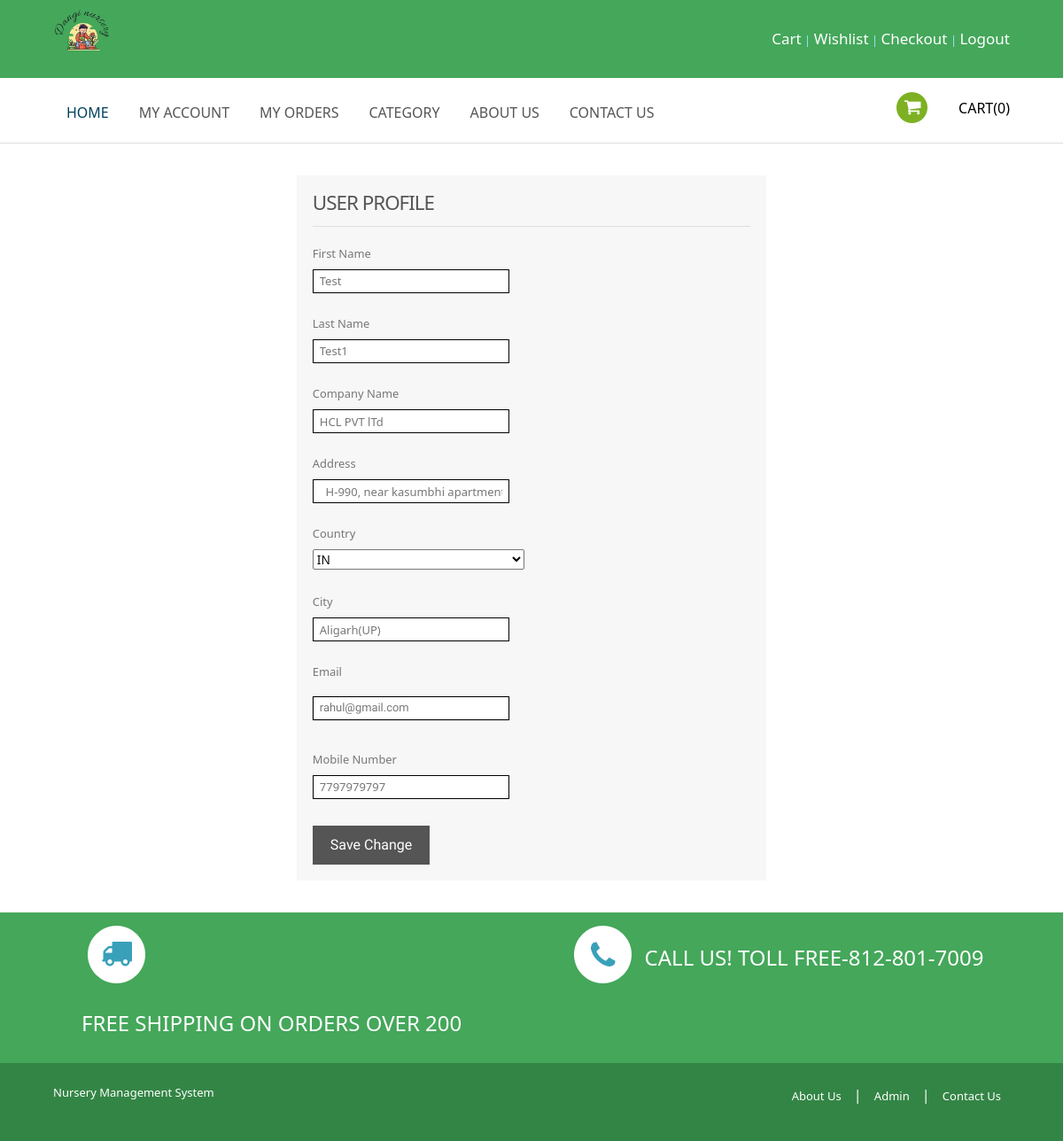
/nms/profile.php (signed in), run on the app's committed database.
### tables this page shows
CREATE TABLE `users` (
  `id` int(11) NOT NULL,
  `FirstName` varchar(255) DEFAULT NULL,
  `LastName` varchar(255) DEFAULT NULL,
  `CompanyName` varchar(250) DEFAULT NULL,
  `Address` mediumtext DEFAULT NULL,
  `Country` varchar(250) DEFAULT NULL,
  `City` varchar(250) DEFAULT NULL,
  `Email` varchar(255) DEFAULT NULL,
  `MobileNumber` bigint(11) DEFAULT NULL,
  `Password` varchar(255) DEFAULT NULL,
  `regDate` timestamp NOT NULL DEFAULT current_timestamp()
);

### nms/profile.php (the view, shortened to what this page needs)
<?php
include_once('includes/config.php');
if (strlen($_SESSION['nmsuid']==0)) {
  header('location:logout.php');
  } else{
    ?>
<!DOCTYPE HTML>
<html>
<head>
    <link href="css/style.css" rel="stylesheet" type="text/css" media="all" />
    <link href="css/megamenu.css" rel="stylesheet" type="text/css" media="all" />
</head>
<body>
    <?php include_once('includes/header.php');?>
    <div class="login">
        <div class="wrapL">
            <div class="col_1_of_login span_1_of_login">
                <div class="login-title">
                    <h4 class="title">User Profile</h4>
                    <div id="loginbox" class="loginbox">
                        <form action="" method="post" name="login" id="login-form">
                            <?php
$uid=$_SESSION['nmsuid'];
$ret=mysqli_query($con,"select * from users where id='$uid'");
while ($row=mysqli_fetch_array($ret)) {
?>
                            <form>
                                <fieldset class="input">
                                    <p id="login-form-username">
                                        <label for="modlgn_username">First Name</label><br>
                                        <input type="text" name="firstname" required="true" class="inputbox"
                                            value="<?php  echo $row['FirstName'];?>">
                                    </p>
                                    <p id="login-form-username">
                                        <label for="modlgn_username">Last Name</label><br>
                                        <input type="text" name="lastname" required="true" class="inputbox"
                                            value="<?php  echo $row['LastName'];?>">
                                    </p>
                                    <p id="login-form-username">
                                        <label for="modlgn_username">Company Name</label><br>
                                        <input type="text" name="comname" required="true" class="inputbox"
                                            value="<?php  echo $row['CompanyName'];?>">
                                    </p>
                                    <p id="login-form-username">
                                        <label for="modlgn_username">Address</label><br>
                                        <input type="text" name="address" required="true" class="inputbox"
                                            value="<?php  echo $row['Address'];?>">
                                    </p>
                                    <p id="login-form-username">
                                        <label for="modlgn_username">Country</label><br>
                                        <select id="country" name="country" required>
                                            <option value="<?php  echo $row['Country'];?>">
                                                <?php  echo $row['Country'];?></option>
                                        </select>
                                    </p>
                                    <p id="login-form-username">
                                        <label for="modlgn_username">City</label><br>
                                        <input type="text" name="city" required="true" class="inputbox"
                                            value="<?php  echo $row['City'];?>">
                                    </p>
                                    <p id="login-form-username">
                                        <label for="modlgn_username">Email</label><br>
                                        <input type="email" name="email" value="<?php  echo $row['Email'];?>"
                                            readonly="true">
                                    </p>
                                    <p id="login-form-password">
                                        <label for="modlgn_passwd">Mobile Number</label><br>
                                        <input type="text" name="mobilenumber" maxlength="10" pattern="[0-9]{10}"
                                            value="<?php  echo $row['MobileNumber'];?>" readonly="true"
                                            class="inputbox">
                                    </p>
                                    <div class="remember">
                                        <input type="submit" name="submit" class="button" value="Save Change">
                                    </div>
                                </fieldset>
                            </form>
                            <?php }?>
                        </form>
                    </div>
                </div>
            </div>
        </div>
    </div>
    <?php include_once('includes/footer.php');?>
</body>
</html><?php } ?>

### nms/css/style.css (style rules this page uses)
html, body, div, span, applet, object, iframe, h1, h2, h3, h4, h5, h6, p, blockquote, pre, a, abbr, acronym, address, big, cite, code, del, dfn, em, img, ins, kbd, q, s, samp, small, strike, strong, sub, sup, tt, var, b, u, i, dl, dt, dd, ol, nav ul, nav li, fieldset, form, label, legend, table, caption, tbody, tfoot, thead, tr, th, td, article, aside, canvas, details, embed, figure, figcaption, footer, header, hgroup, menu, nav, output, ruby, section, summary, time, mark, audio, video { margin: 0; padding: 0; border: 0; font-size: 100%; font: inherit; vertical-align: baseline; }
body { font-family: 'Exo 2', sans-serif; background: #fff; }
.login { border-top: 1px solid #ddd; padding: 2% 0; }
.col_1_of_login:first-child { margin-left: 0; }
.span_1_of_login { width: 44.2%; padding: 1.5%; }
.col_1_of_login { display: block; float: left; margin: 1% 0 1% 4.6%; background: #f7f7f7; }
.span_1_of_login p { color: #777; font-size: 0.85em; line-height: 1.8em; }
h4.title { color: #555; margin-bottom: 0.5em; font-size: 1.4em; line-height: 1.2; font-weight: normal; margin-top: 0px; letter-spacing: -1px; text-transform: uppercase; border-bottom: 1px solid #DFDDDD; padding-bottom: 13px; }
input.inputbox, input.required, div.k2AccountPage input[type="text"], input[type="password"] { background: #FFF; border: 1px solid #000; color: inherit; font-family: inherit; font-size: inherit; height: 27px; padding: 0 7px; width: 45%; outline: none; box-sizing: border-box; -moz-box-sizing: border-box; -webkit-box-sizing: border-box; font-size: 13px; }
#login-form label { color: #777; line-height: 2.8em; font-size: 0.95em; }
fieldset.input input[type="submit"] { background: #555; border: none; color: #FFF; padding: 10px 20px; cursor: pointer; float: left; font-family: 'Exo 2', sans-serif; outline: none; font-size: 1em; }
.remember { margin-top: 6%; }
.register_account form input[type="text"], input[type="password"], input[type="email"], .register_account form select { font-size: 0.95em; color: inherit; padding: 0px 7px; outline: none; margin: 10px 0; width: 45%; font-family: 'Exo 2', sans-serif; border: solid #000 1px; box-shadow: 0 0 2px #aaa; -webkit-box-shadow: 0 0 2px #aaa; -moz-box-shadow: 0 0 2px #aaa; -o-box-shadow: 0 0 2px #aaa; }
.login .wrapL { display: flex; justify-content: center; }

### data on the page
users: firstname "Test", lastname "Test1", comname "HCL PVT lTd", address "H-990, near kasumbhi apartment", country "IN", city "Aligarh(UP)", email "rahul@gmail.com", mobilenumber "7797979797"

### other printed values
$resultss['totalp'] "0"
